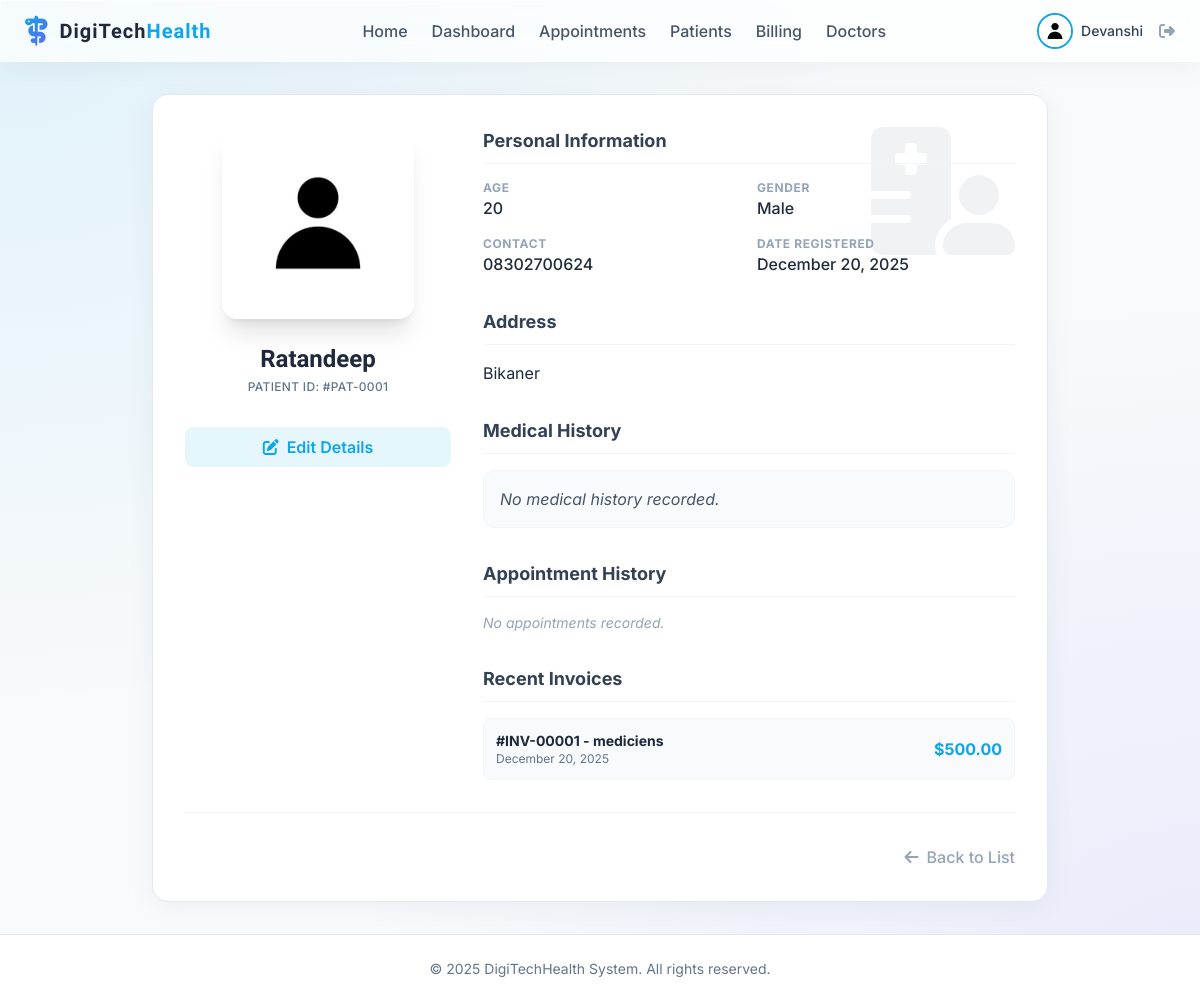
The page /patient/1 (signed in) on the database as committed earlier.
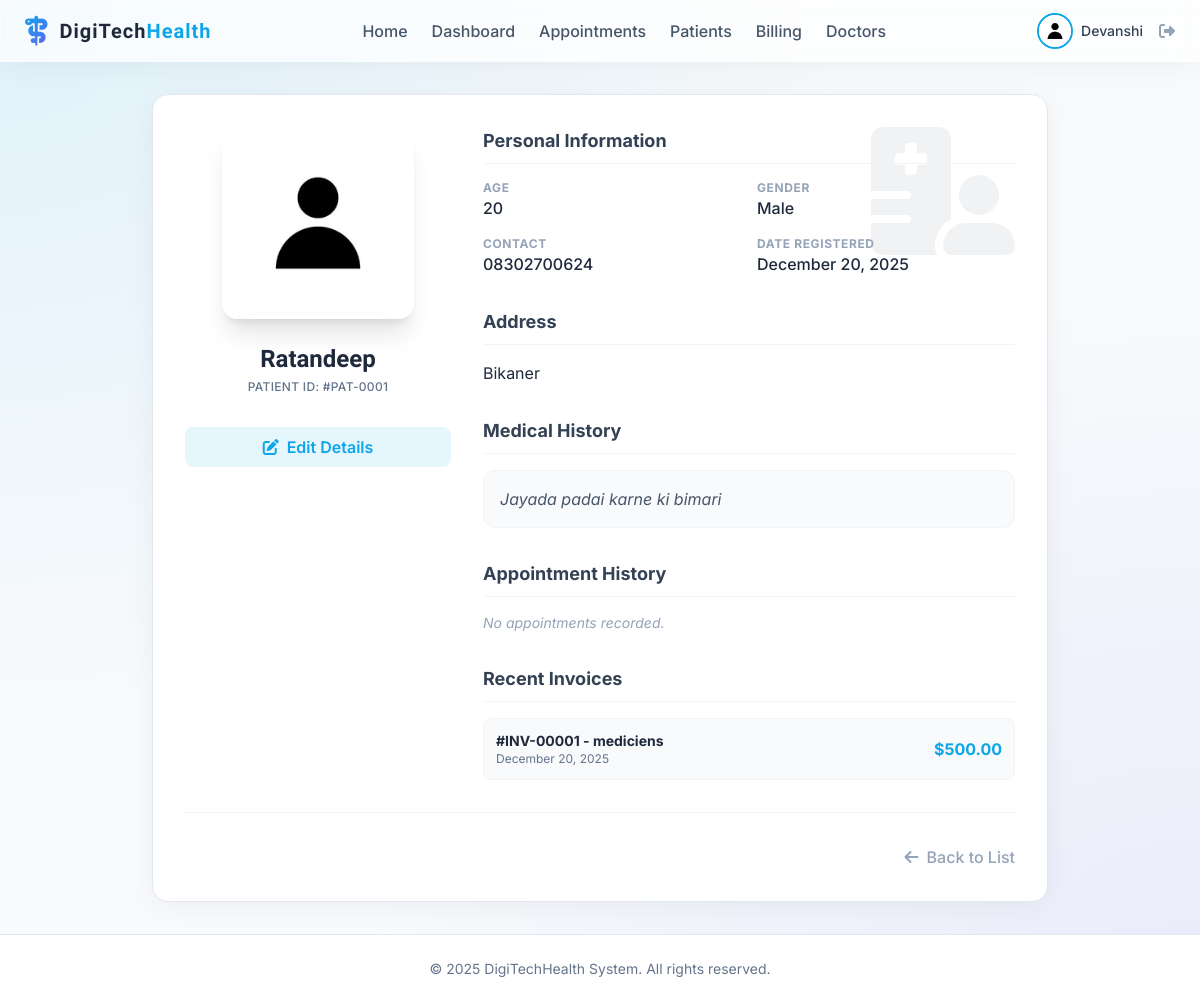
The same page on the database as committed later.
### app/models.py (models this page shows, shortened)
class Patient(db.Model):
    id = db.Column(db.Integer, primary_key=True)
    user_id = db.Column(db.Integer, db.ForeignKey('user.id'), nullable=True) # Optional link to User account
    name = db.Column(db.String(100), nullable=False)
    age = db.Column(db.Integer, nullable=True)
    gender = db.Column(db.String(10), nullable=True)
    contact = db.Column(db.String(15), nullable=True)
    address = db.Column(db.Text, nullable=True)
    medical_history = db.Column(db.Text, nullable=True)
    image_file = db.Column(db.String(20), nullable=False, default='default.jpg')
    date_created = db.Column(db.DateTime, nullable=False, default=db.func.current_timestamp())
    user = db.relationship('User', backref=db.backref('patient_profile', uselist=False))

### app/patient/routes.py (the view)
@patient.route("/patient/<int:patient_id>")
@login_required
def view_patient(patient_id):
    patient_record = Patient.query.get_or_404(patient_id)
    if current_user.role not in ['admin', 'doctor', 'receptionist']:
        if patient_record.user_id != current_user.id:
            abort(403)
    return render_template('patient/view.html', patient=patient_record, title='Patient Details')

### app/models.py (called while the page is built)
@login_manager.user_loader
def load_user(user_id):
    return User.query.get(int(user_id))

### app/templates/patient/view.html (shortened to what the changed rows need)
{% extends "base.html" %}
{% block content %}
<div class="flex justify-center">
    <div class="w-full max-w-4xl glass rounded-2xl p-8 border border-slate-200 relative overflow-hidden bg-white">
        <div class="flex flex-col md:flex-row gap-8 items-start relative z-10">
            <div class="w-full md:w-1/3 flex flex-col items-center">
                <div class="relative group">
                    <img class="h-48 w-48 rounded-2xl object-cover border-4 border-white shadow-xl group-hover:scale-105 transition-transform duration-300"
                        src="{{ url_for('static', filename='profile_pics/' + patient.image_file) }}"
                        alt="{{ patient.name }}">
                </div>
                <h2 class="mt-6 text-2xl font-display font-bold text-slate-800 text-center">{{ patient.name }}</h2>
                <p class="text-slate-500 font-medium tracking-wide uppercase text-xs mt-1">Patient ID: #PAT-{{ "%04d" %
                    patient.id }}</p>
                {% if current_user.role in ['admin', 'doctor', 'receptionist'] %}
                <div class="mt-8 flex flex-col w-full space-y-3">
                    <a href="{{ url_for('patient.update_patient', patient_id=patient.id) }}"
                        class="w-full py-2 bg-primary/10 text-primary font-semibold rounded-lg text-center hover:bg-primary hover:text-white transition-colors">
                    </a>
                </div>
                {% endif %}
            </div>
            <div class="w-full md:w-2/3">
                <div class="mb-8">
                    <div class="grid grid-cols-1 md:grid-cols-2 gap-4">
                        <div>
                            <p class="text-xs text-slate-400 uppercase font-bold tracking-wider">Age</p>
                            <p class="text-slate-800 font-medium">{{ patient.age if patient.age else 'Not Provided' }}
                            </p>
                        </div>
                        <div>
                            <p class="text-xs text-slate-400 uppercase font-bold tracking-wider">Gender</p>
                            <p class="text-slate-800 font-medium">{{ patient.gender if patient.gender else 'Not
                                Provided' }}</p>
                        </div>
                        <div>
                            <p class="text-xs text-slate-400 uppercase font-bold tracking-wider">Contact</p>
                            <p class="text-slate-800 font-medium">{{ patient.contact if patient.contact else 'Not
                                Provided' }}</p>
                        </div>
                        <div>
                            <p class="text-xs text-slate-400 uppercase font-bold tracking-wider">Date Registered</p>
                            <p class="text-slate-800 font-medium">{{ patient.date_created.strftime('%B %d, %Y') }}</p>
                        </div>
                    </div>
                </div>
                <div class="mb-8">
                    <h3 class="text-lg font-bold text-slate-700 border-b border-slate-100 pb-2 mb-4">Address</h3>
                    <p class="text-slate-800 whitespace-pre-line">{{ patient.address if patient.address else 'Not
                        Provided' }}</p>
                </div>
                <div class="mb-8">
                    <h3 class="text-lg font-bold text-slate-700 border-b border-slate-100 pb-2 mb-4">Medical History
                    </h3>
                    <div class="bg-slate-50 rounded-xl p-4 border border-slate-100 italic text-slate-600">
                        {{ patient.medical_history if patient.medical_history else 'No medical history recorded.' }}
                    </div>
                </div>
            </div>
        </div>
    </div>
</div>
{% endblock %}

Rows that differ between the two databases and show on the page:
changed Patient "Ratandeep": medical_history "No medical history recorded." → "Jayada padai karne ki bimari"
